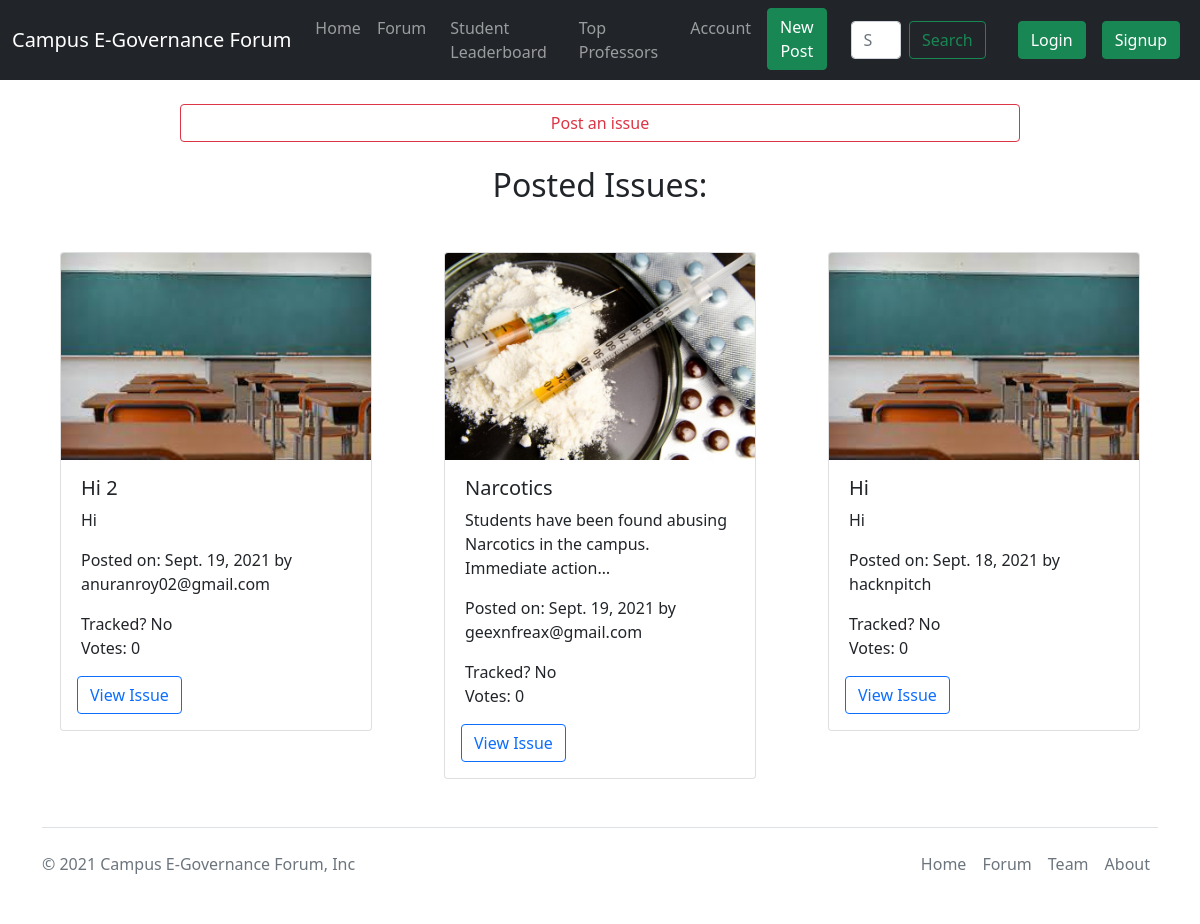
Screenshot of /forum/ (signed in) with the database file from the repository.
### forum/models.py (models this page shows, shortened)
class Issue(models.Model):
    sno = models.AutoField(primary_key=True)
    user = models.ForeignKey(User, on_delete=models.CASCADE)
    subject = models.CharField(max_length=100, default="(Not available)")
    summary = models.TextField(max_length=200, default="(Not available)")
    description = models.TextField(max_length=750, default="(Not available)")
    image = models.ImageField(upload_to='forum/images/', blank=True)
    tracked = models.BooleanField(choices=((True, 'Yes'), (False, 'No')), default=False)
    status = models.TextField(max_length=300, default="")
    date = models.DateField(auto_now_add=True)
    author = models.CharField(max_length=50, default="Anonymous")
    slug = models.SlugField(unique=True, max_length=100)
    votes = models.IntegerField(default=0)
    tvotes = models.IntegerField(default=0)
    tags = models.JSONField(default=dict)
    class Meta:
        ordering = ['tvotes', '-votes', '-date']

### forum/views.py (the view)
# urls.py: path('', views.index),
def index(request):
    if request.user.is_authenticated:
        params = {'issues': Issue.objects.all()}
        params["page_title"] = "Posted Issues"
        return render(request, 'forum/index.html', params)
    else:
        return redirect('/forum/login')

### forum/templates/forum/index.html (shortened to what this page needs)
{% extends 'forum/base.html' %}
{% block body %}
<center><a href="newpost/" class="btn btn-outline-danger my-4" style="width: 70%;">Post an issue</a></center>
<h2 align="center">{{ page_title }}:</h2>
<div class="row my-4 mx-4">
    {% for i in issues|slice:":" %}
    <div class="col-sm-4">
      <div class="card my-4 mx-4">
        <img src="/media/{{ i.image }}" class="card-img-top img-fluid" alt="..." style="aspect-ratio: 3/2;">
            <div class="card-body">
              <h5 class="card-title mx-1">{{ i.subject }}</h5>
              <p class="card-text mx-1">{{ i.summary|truncatechars:75 }}</p>
              <p class="card-text mx-1">Posted on: {{ i.date }} by {{ i.author }}</p>
              <p class="card-text row mx-1">
                Tracked? {{ i.tracked|yesno:"Yes,No" }}<br>
                Votes: {{i.votes}}
              </p>
              <a href="/forum/post/{{i.slug}}" class="btn btn-outline-primary">View Issue</a>
            </div>
      </div>
    </div>
    {% endfor %}
  </div>
{% endblock %}

### rows the page displays
Issue: image (picture), subject "Hi 2", summary "Hi", date "Sept. 19, 2021", author "anuranroy02@gmail.com", tracked "No", votes "0"
Issue: image (picture), subject "Narcotics", summary "Students have been found abusing Narcotics in the campus. Immediate action…", date "Sept. 19, 2021", author "geexnfreax@gmail.com", tracked "No", votes "0"
Issue: image (picture), subject "Hi", summary "Hi", date "Sept. 18, 2021", author "hacknpitch", tracked "No", votes "0"

### other values shown
{{ page_title }} "Posted Issues"
